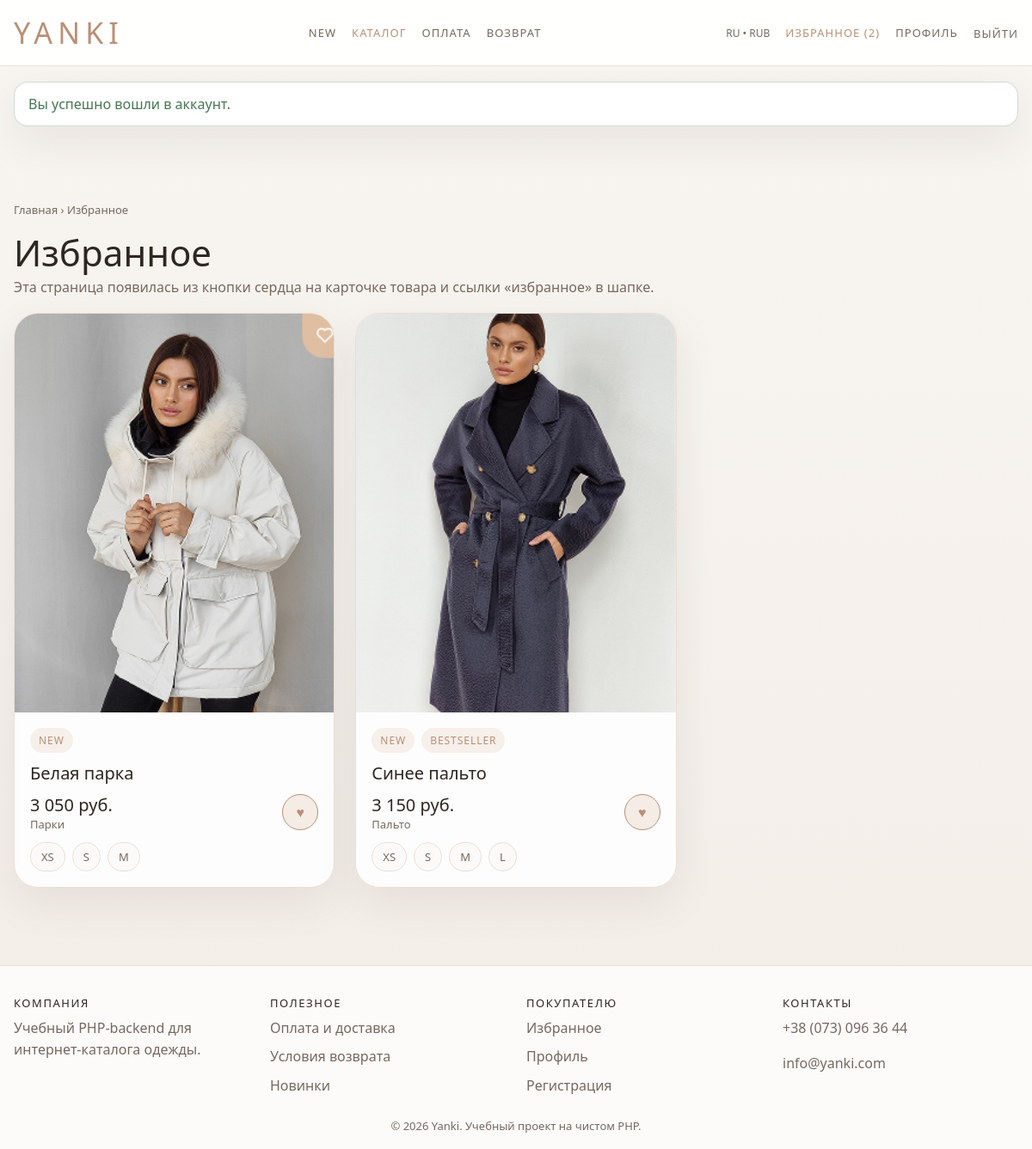
The page /favorites.php (signed in) on the database its author committed.
### tables this page shows
CREATE TABLE products (
    id INT UNSIGNED AUTO_INCREMENT PRIMARY KEY,
    category_id TINYINT UNSIGNED NOT NULL,
    color_id TINYINT UNSIGNED DEFAULT NULL,
    title VARCHAR(150) NOT NULL,
    slug VARCHAR(160) NOT NULL,
    short_description VARCHAR(255) DEFAULT NULL,
    description TEXT DEFAULT NULL,
    price DECIMAL(10,2) NOT NULL,
    image_path VARCHAR(255) NOT NULL,
    is_new TINYINT(1) NOT NULL DEFAULT 0,
    is_bestseller TINYINT(1) NOT NULL DEFAULT 0,
    is_sale TINYINT(1) NOT NULL DEFAULT 0,
    created_at TIMESTAMP NOT NULL DEFAULT CURRENT_TIMESTAMP,
    updated_at TIMESTAMP NOT NULL DEFAULT CURRENT_TIMESTAMP ON UPDATE CURRENT_TIMESTAMP,
    UNIQUE KEY uq_products_slug (slug),
    KEY idx_products_category_id (category_id),
    KEY idx_products_color_id (color_id),
    KEY idx_products_price (price),
    KEY idx_products_is_new (is_new),
    KEY idx_products_is_bestseller (is_bestseller),
    KEY idx_products_is_sale (is_sale),
    CONSTRAINT fk_products_category
        FOREIGN KEY (category_id) REFERENCES categories (id)
        ON UPDATE CASCADE,
    CONSTRAINT fk_products_color
        FOREIGN KEY (color_id) REFERENCES colors (id)
        ON UPDATE CASCADE
);

CREATE TABLE categories (
    id TINYINT UNSIGNED AUTO_INCREMENT PRIMARY KEY,
    name VARCHAR(100) NOT NULL,
    slug VARCHAR(100) NOT NULL,
    image_path VARCHAR(255) NOT NULL,
    sort_order TINYINT UNSIGNED NOT NULL DEFAULT 0,
    UNIQUE KEY uq_categories_slug (slug)
);

### includes/functions.php (called while the page is built, shortened)
<?php
function app_base_url(): string
{
    static $baseUrl = null;
    if ($baseUrl !== null) {
        return $baseUrl;
    }
    $scriptName = str_replace('\\', '/', $_SERVER['SCRIPT_NAME'] ?? '');
    if (preg_match('#/actions/[^/]+$#', $scriptName) === 1) {
        $scriptName = (string) preg_replace('#/actions/[^/]+$#', '', $scriptName);
    } else {
        $scriptName = (string) preg_replace('#/[^/]+\.php$#', '', $scriptName);
    }
    $baseUrl = rtrim($scriptName, '/');
    return $baseUrl;
}
function url(string $path = ''): string
{
    $baseUrl = app_base_url();
    $path = ltrim($path, '/');
    if ($baseUrl === '') {
        return '/' . $path;
    }
    return $baseUrl . '/' . $path;
}
function asset(string $path = ''): string
{
    return url('assets/' . ltrim($path, '/'));
}
function e(?string $value): string
{
    return htmlspecialchars((string) $value, ENT_QUOTES | ENT_SUBSTITUTE, 'UTF-8');
}
function current_user(): ?array
{
    static $user = false;
    if ($user !== false) {
        return $user;
    }
    $userId = isset($_SESSION['user_id']) ? (int) $_SESSION['user_id'] : 0;
    $user = get_user_by_id($userId);
    return $user;
}
function is_logged_in(): bool
{
    return current_user() !== null;
}
function require_auth(): void
{
    if (is_logged_in()) {
        return;
    }
}
function format_price($price): string
{
    return number_format((float) $price, 0, ',', ' ') . ' руб.';
}

### config/database.php (called while the page is built, shortened)
<?php
function db(): PDO
{
    static $pdo = null;
    if ($pdo instanceof PDO) {
        return $pdo;
    }
    $dsn = sprintf(
        'mysql:host=%s;port=%d;dbname=%s;charset=%s',
        (string) config('db.host'),
        (int) config('db.port'),
        (string) config('db.name'),
        (string) config('db.charset')
    );
    try {
        $pdo = new PDO(
            $dsn,
            (string) config('db.user'),
            (string) config('db.pass'),
            [
                PDO::ATTR_ERRMODE => PDO::ERRMODE_EXCEPTION,
                PDO::ATTR_DEFAULT_FETCH_MODE => PDO::FETCH_ASSOC,
                PDO::ATTR_EMULATE_PREPARES => false,
            ]
        );
    } catch (PDOException $exception) {
        http_response_code(500);
        exit('Не удалось подключиться к MySQL. Проверьте настройки в backend/config/config.php и импорт SQL-скрипта.');
    }
    return $pdo;
}

### includes/repositories.php (called while the page is built, shortened)
<?php
function get_user_by_id(int $userId): ?array
{
    $statement = db()->prepare('SELECT id, name, email, phone, created_at, updated_at FROM users WHERE id = :id LIMIT 1');
    $statement->execute(['id' => $userId]);
    $user = $statement->fetch();
    return $user ?: null;
}
function get_favorite_products(int $userId): array
{
    $sql = <<<SQL
        SELECT
            p.id,
            p.category_id,
            p.color_id,
            p.title,
            p.slug,
            p.short_description,
            p.description,
            p.price,
            p.image_path,
            p.is_new,
            p.is_bestseller,
            p.is_sale,
            p.created_at,
            c.name AS category_name,
            c.slug AS category_slug,
            co.name AS color_name,
            co.code AS color_code,
            (
                SELECT GROUP_CONCAT(s2.name ORDER BY s2.sort_order SEPARATOR ' ')
                FROM product_sizes ps2
                INNER JOIN sizes s2 ON s2.id = ps2.size_id
                WHERE ps2.product_id = p.id
            ) AS sizes_text
        FROM favorites f
        INNER JOIN products p ON p.id = f.product_id
        INNER JOIN categories c ON c.id = p.category_id
        LEFT JOIN colors co ON co.id = p.color_id
        WHERE f.user_id = :user_id
        ORDER BY f.created_at DESC, p.id DESC
    SQL;
    $statement = db()->prepare($sql);
    $statement->execute(['user_id' => $userId]);
    return $statement->fetchAll();
}

### public/favorites.php (the view, shortened to what this page needs)
<?php
require_auth();
$products = get_favorite_products((int) current_user()['id']);
require_once __DIR__ . '/../includes/header.php';
?>
<main class="section">
    <div class="container">
        <div class="page-header">
            <div class="breadcrumbs">Главная › Избранное</div>
            <h1 class="page-title">Избранное</h1>
            <p class="page-subtitle">
                Эта страница появилась из кнопки сердца на карточке товара и ссылки «избранное» в шапке.
            </p>
        </div>
        <?php if (!$products): ?>
            <div class="panel empty-state">
                <h2 class="panel-title">Пока пусто</h2>
                <p class="muted-text">Добавьте товары из каталога, и они появятся здесь.</p>
                <div class="panel-actions">
                    <a class="btn btn--primary" href="<?= e(url('catalog.php')) ?>">Открыть каталог</a>
                </div>
            </div>
        <?php else: ?>
            <div class="catalog-grid">
                <?php foreach ($products as $product): ?>
                    <article class="product-card">
                        <a href="<?= e(url('product.php?slug=' . urlencode($product['slug']))) ?>">
                            <img src="<?= e(asset($product['image_path'])) ?>" alt="<?= e($product['title']) ?>">
                        </a>
                        <div class="product-card__body">
                            <div class="badge-row">
                                <?php if ((int) $product['is_new'] === 1): ?>
                                    <span class="badge">New</span>
                                <?php endif; ?>
                                <?php if ((int) $product['is_bestseller'] === 1): ?>
                                    <span class="badge">Bestseller</span>
                                <?php endif; ?>
                            </div>
                            <h2 class="product-card__title">
                                <a href="<?= e(url('product.php?slug=' . urlencode($product['slug']))) ?>">
                                    <?= e($product['title']) ?>
                                </a>
                            </h2>
                            <div class="product-card__meta">
                                <div>
                                    <div class="price"><?= e(format_price((float) $product['price'])) ?></div>
                                    <div class="helper-text"><?= e($product['category_name']) ?></div>
                                </div>
                                <form class="favorite-form" action="<?= e(url('actions/toggle_favorite.php')) ?>" method="post">
                                    <button class="favorite-button favorite-button--active" type="submit">♥</button>
                                </form>
                            </div>
                            <div class="sizes">
                                <?php foreach (array_filter(explode(' ', (string) $product['sizes_text'])) as $sizeName): ?>
                                    <span class="chip"><?= e($sizeName) ?></span>
                                <?php endforeach; ?>
                            </div>
                        </div>
                    </article>
                <?php endforeach; ?>
            </div>
        <?php endif; ?>
    </div>
</main>
<?php require_once __DIR__ . '/../includes/footer.php'; ?>

### public/assets/css/style.css (style rules this page uses)
:root { --bg: #f7f3ef; --panel: #ffffff; --line: #eadfd6; --line-strong: #d4b8a3; --text: #2d2621; --muted: #76695f; --accent: #d7b39a; --accent-dark: #ba9076; --danger: #9f4a42; --success: #467652; --shadow: 0 18px 50px rgba(45, 38, 33, 0.08); }
* { box-sizing: border-box; }
body { margin: 0; background: linear-gradient(180deg, #f8f5f1 0%, #f3ede7 100%); color: var(--text); font-family: "Segoe UI", Arial, sans-serif; }
a { color: inherit; text-decoration: none; }
img { display: block; max-width: 100%; }
button, input, select, textarea { font: inherit; }
.container { width: min(1180px, calc(100vw - 32px)); margin: 0 auto; }
.section { padding: 42px 0; }
.section-title, .page-title { margin: 0; font-size: clamp(28px, 4vw, 42px); font-weight: 400; }
.section-subtitle, .page-subtitle, .muted-text { margin: 0; color: var(--muted); line-height: 1.6; }
.page-header { padding: 34px 0 16px; }
.breadcrumbs { margin-bottom: 12px; font-size: 13px; color: var(--muted); }
.grid-4, .grid-3, .catalog-grid, .cards-grid { display: grid; gap: 24px; }
.category-card, .product-card, .panel, .info-card { border: 1px solid var(--line); border-radius: 28px; background: rgba(255, 255, 255, 0.9); box-shadow: var(--shadow); overflow: hidden; }
.category-card img, .product-card img { width: 100%; aspect-ratio: 4 / 5; object-fit: cover; background: #f3eeea; }
.category-card__body, .product-card__body, .panel__body { padding: 18px; }
.category-card__title, .product-card__title { margin: 0; font-size: 20px; font-weight: 400; }
.product-card__meta { margin-top: 10px; display: flex; align-items: center; justify-content: space-between; gap: 12px; }
.price { font-size: 20px; }
.sizes, .chips { margin-top: 12px; display: flex; flex-wrap: wrap; gap: 8px; }
.chip { padding: 7px 12px; border-radius: 999px; border: 1px solid var(--line); background: #fcfaf8; color: var(--muted); font-size: 13px; }
.badge-row { display: flex; flex-wrap: wrap; gap: 8px; margin-bottom: 10px; }
.badge { padding: 6px 10px; border-radius: 999px; background: rgba(215, 179, 154, 0.2); color: var(--accent-dark); font-size: 12px; letter-spacing: 0.08em; text-transform: uppercase; }
.helper-text { font-size: 13px; color: var(--muted); }
.catalog-grid { grid-template-columns: repeat(3, minmax(0, 1fr)); }
.favorite-button { width: 42px; height: 42px; border-radius: 999px; border: 1px solid var(--line); background: #ffffff; color: var(--muted); cursor: pointer; }
.favorite-button--active { border-color: var(--accent-dark); background: rgba(215, 179, 154, 0.24); color: var(--accent-dark); }
.favorite-form { margin: 0; }

### rows shown on the page
products: image_path (picture), is_new "NEW", title "Белая парка", price "3 050 руб.", category.name "Парки", sizeName "XS", sizeName "S", sizeName "M"
products: image_path (picture), is_new "NEW", is_bestseller "BESTSELLER", title "Синее пальто", price "3 150 руб.", category.name "Пальто", sizeName "XS", sizeName "S", sizeName "M", sizeName "L"

### other values the page prints
$favoriteCount "2"
$message['message'] "Вы успешно вошли в аккаунт."
